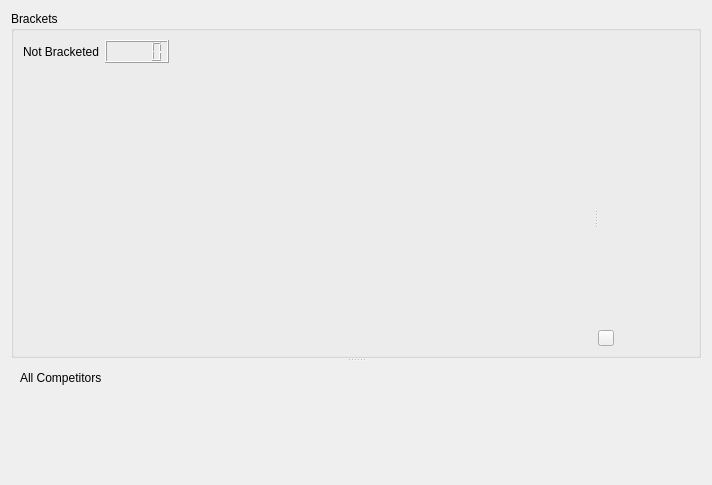
<?xml version="1.0" encoding="UTF-8"?>
<ui version="4.0">
 <class>BracketManager</class>
 <widget class="QWidget" name="BracketManager">
  <property name="geometry">
   <rect>
    <x>0</x>
    <y>0</y>
    <width>712</width>
    <height>485</height>
   </rect>
  </property>
  <property name="windowTitle">
   <string>Form</string>
  </property>
  <layout class="QVBoxLayout" name="verticalLayout">
   <item>
    <widget class="QSplitter" name="splitter">
     <property name="orientation">
      <enum>Qt::Vertical</enum>
     </property>
     <widget class="QGroupBox" name="bracketGroupBox">
      <property name="title">
       <string>Brackets</string>
      </property>
      <layout class="QVBoxLayout" name="verticalLayout_4" stretch="0,0,3">
       <item>
        <widget class="QWidget" name="notBracketedFrame" native="true">
         <property name="enabled">
          <bool>true</bool>
         </property>
         <layout class="QHBoxLayout" name="horizontalLayout_2">
          <property name="leftMargin">
           <number>0</number>
          </property>
          <property name="topMargin">
           <number>0</number>
          </property>
          <property name="rightMargin">
           <number>0</number>
          </property>
          <property name="bottomMargin">
           <number>0</number>
          </property>
          <item>
           <widget class="QLabel" name="label_2">
            <property name="text">
             <string>Not Bracketed</string>
            </property>
           </widget>
          </item>
          <item>
           <widget class="QLCDNumber" name="notBracketedNum">
            <property name="smallDecimalPoint">
             <bool>false</bool>
            </property>
            <property name="segmentStyle">
             <enum>QLCDNumber::Filled</enum>
            </property>
           </widget>
          </item>
          <item>
           <spacer name="horizontalSpacer_2">
            <property name="orientation">
             <enum>Qt::Horizontal</enum>
            </property>
            <property name="sizeHint" stdset="0">
             <size>
              <width>40</width>
              <height>20</height>
             </size>
            </property>
           </spacer>
          </item>
         </layout>
        </widget>
       </item>
       <item>
        <layout class="QHBoxLayout" name="matNumberLayout">
         <item>
          <spacer name="horizontalSpacer">
           <property name="orientation">
            <enum>Qt::Horizontal</enum>
           </property>
           <property name="sizeHint" stdset="0">
            <size>
             <width>40</width>
             <height>20</height>
            </size>
           </property>
          </spacer>
         </item>
        </layout>
       </item>
       <item>
        <widget class="QSplitter" name="splitter_2">
         <property name="orientation">
          <enum>Qt::Horizontal</enum>
         </property>
         <widget class="CompetitorList" name="bracketList" native="true"/>
         <widget class="QWidget" name="layoutWidget">
          <layout class="QVBoxLayout" name="verticalLayout_3">
           <item>
            <widget class="CompetitorList" name="bracketCompetitors" native="true"/>
           </item>
           <item>
            <widget class="QPushButton" name="removeBtn">
             <property name="minimumSize">
              <size>
               <width>16</width>
               <height>16</height>
              </size>
             </property>
             <property name="maximumSize">
              <size>
               <width>16</width>
               <height>16</height>
              </size>
             </property>
             <property name="text">
              <string/>
             </property>
             <property name="icon">
              <iconset resource="Resources.qrc">
               <normaloff>:/images/minus.png</normaloff>:/images/minus.png</iconset>
             </property>
            </widget>
           </item>
          </layout>
         </widget>
        </widget>
       </item>
      </layout>
     </widget>
     <widget class="QFrame" name="allCompetitorFrame">
      <layout class="QVBoxLayout" name="verticalLayout_2" stretch="0,1,0">
       <property name="bottomMargin">
        <number>1</number>
       </property>
       <item>
        <widget class="QLabel" name="label">
         <property name="sizePolicy">
          <sizepolicy hsizetype="Preferred" vsizetype="Minimum">
           <horstretch>0</horstretch>
           <verstretch>0</verstretch>
          </sizepolicy>
         </property>
         <property name="text">
          <string>All Competitors</string>
         </property>
        </widget>
       </item>
       <item>
        <widget class="CompetitorFilterWidget" name="allCompetitorsFilter" native="true">
         <property name="sizePolicy">
          <sizepolicy hsizetype="Preferred" vsizetype="Minimum">
           <horstretch>0</horstretch>
           <verstretch>0</verstretch>
          </sizepolicy>
         </property>
        </widget>
       </item>
       <item>
        <widget class="CompetitorList" name="allCompetitors" native="true"/>
       </item>
      </layout>
     </widget>
    </widget>
   </item>
  </layout>
 </widget>
 <customwidgets>
  <customwidget>
   <class>CompetitorList</class>
   <extends>QWidget</extends>
   <header location="global">CompetitorList.h</header>
   <container>1</container>
  </customwidget>
  <customwidget>
   <class>CompetitorFilterWidget</class>
   <extends>QWidget</extends>
   <header>CompetitorFilterWidget.h</header>
   <container>1</container>
  </customwidget>
 </customwidgets>
 <resources>
  <include location="Resources.qrc"/>
 </resources>
 <connections/>
</ui>
